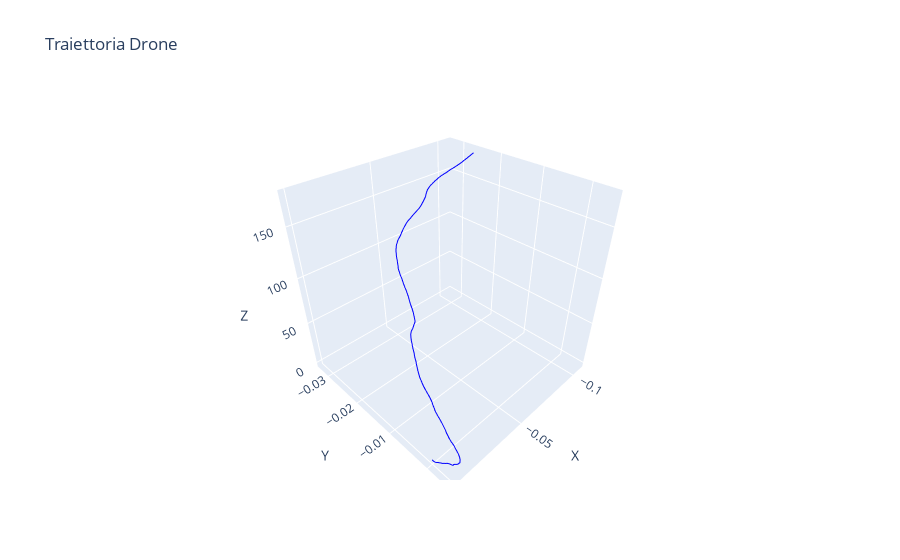

Notebook code cell kept with this figure:
### Code cell
#salvataggio e visualizzazione dei dati
header = "x, y, z, x_dot, y_dot, z_dot, phi, theta, psi, p, q, r"
with open("./data/state.csv", "w", newline="\n") as f:
    np.savetxt(f, x.T, delimiter=",",header=header, fmt="%.5f")

plot_graph(x, x_RK4, t_s)

advanced_3d_visualization(x_RK4)

### Figure 1 — Plotly figure (JSON) as saved in the notebook; plotly's stock layout.template omitted (floating-point values rounded to 4 significant figures; data arrays with more than 128 entries replaced by an {"elided": "..."} marker saying what was removed)
{"data": [{"line": {"color": "blue"}, "mode": "lines", "type": "scatter3d", "x": {"elided": "2500 float values"}, "y": {"elided": "2500 float values"}, "z": {"elided": "2500 float values"}}], "layout": {"scene": {"xaxis": {"title": {"text": "X"}}, "yaxis": {"title": {"text": "Y"}}, "zaxis": {"title": {"text": "Z"}}}, "title": {"text": "Traiettoria Drone"}}}
